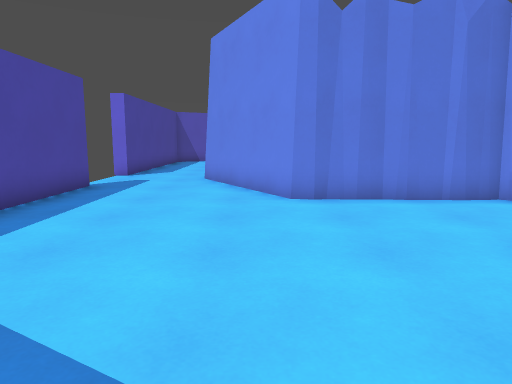
[1] (above)

24 first-person views from a walk through a Godot game level. The camera is 1.3 m above the floor, tilts 8° down and sees 70° across. The floor is counted in squares, 1 m on a side. Each view is taken from the middle of a square. On the plan, view 1 faces up. The plan holds only what a view shows up to about 15 squares ahead; the rest is blank.

[2]
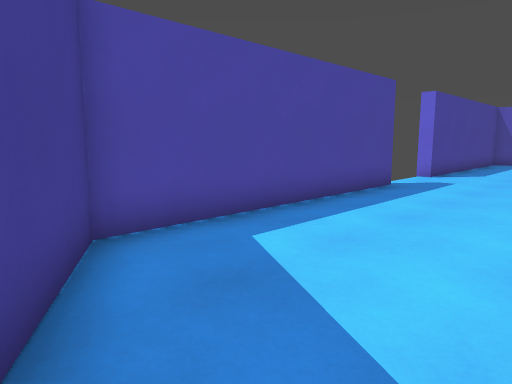

[3]
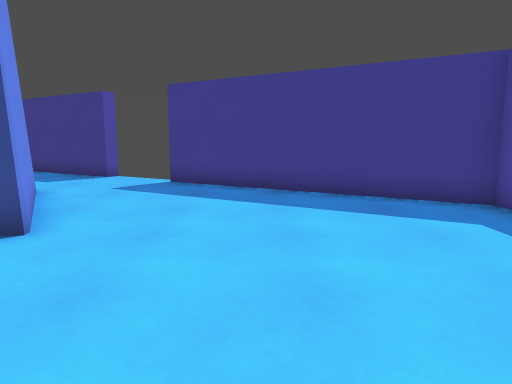

[4]
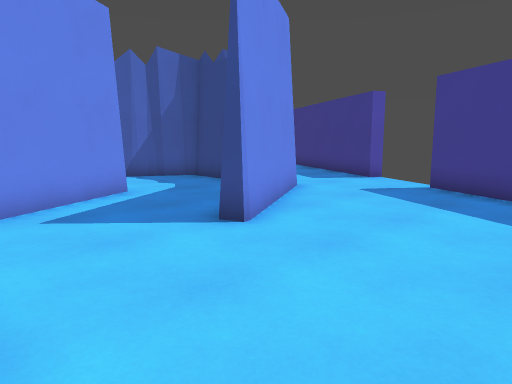

[5]
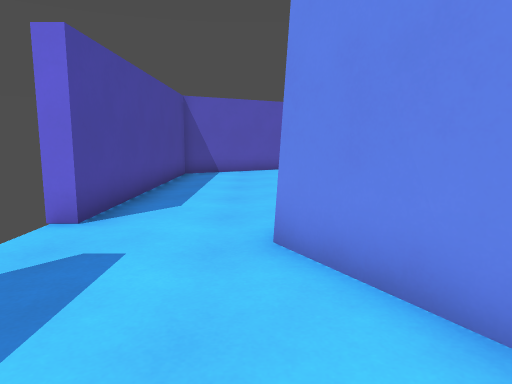

[6]
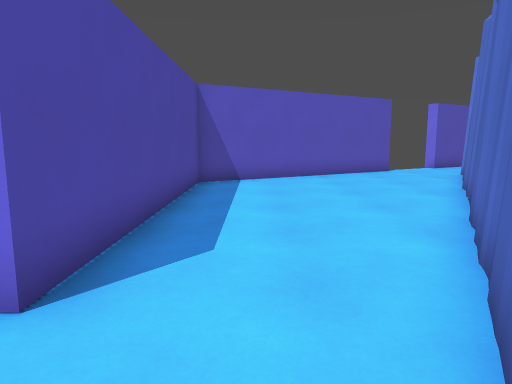

[7]
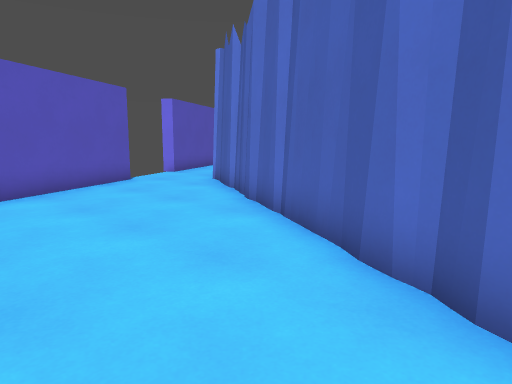

[8]
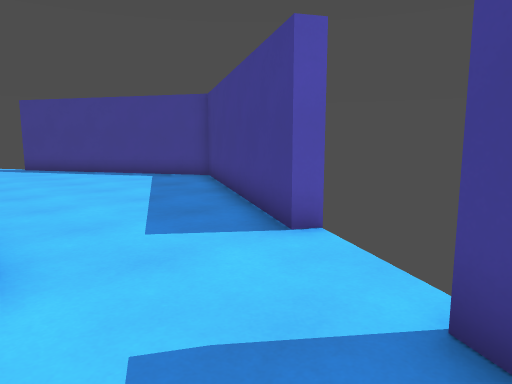

[9]
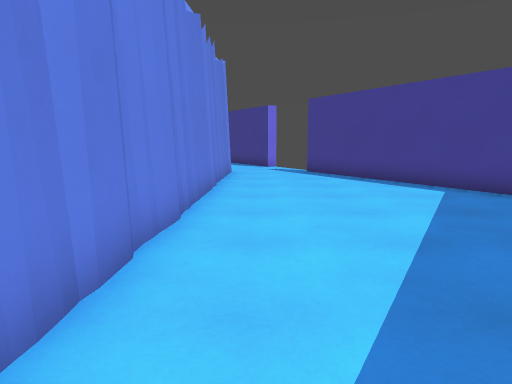

[10]
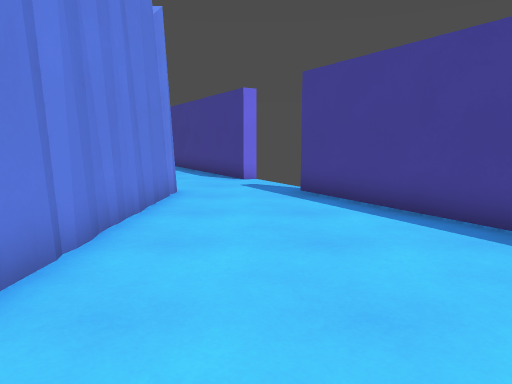

[11]
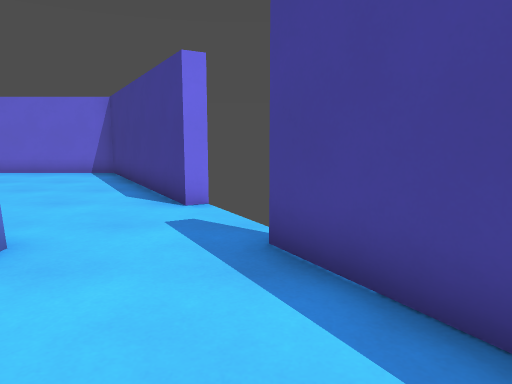

[12]
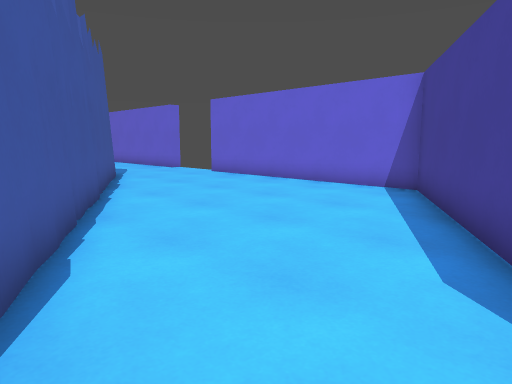

[13]
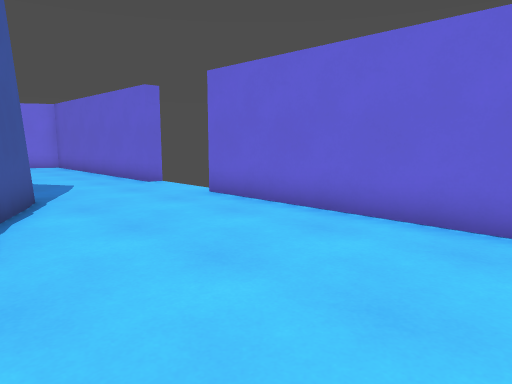

[14]
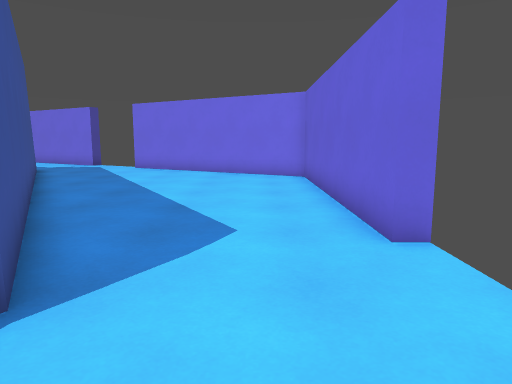

[15]
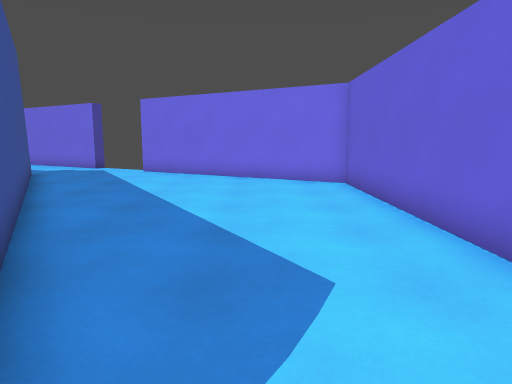

[16]
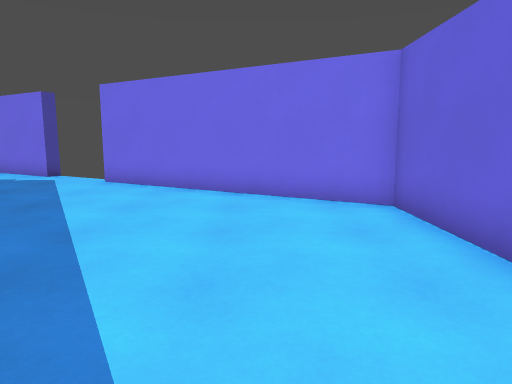

[17]
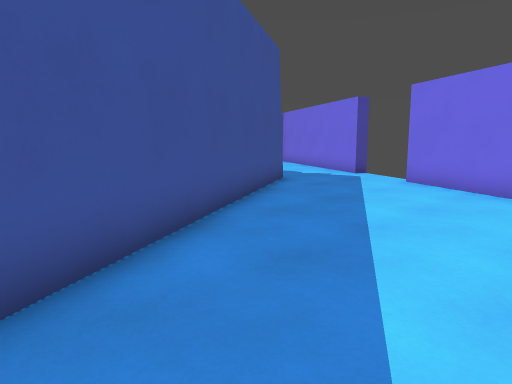

[18]
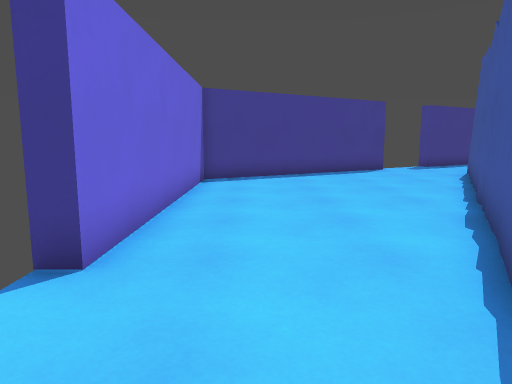

[19]
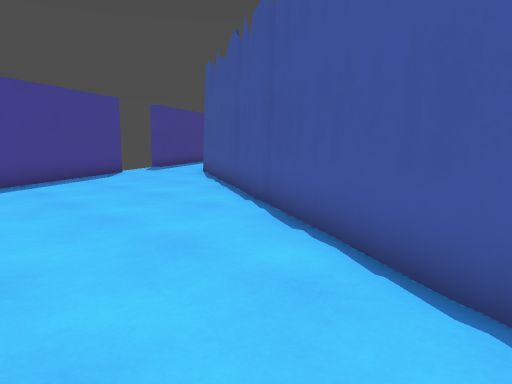

[20]
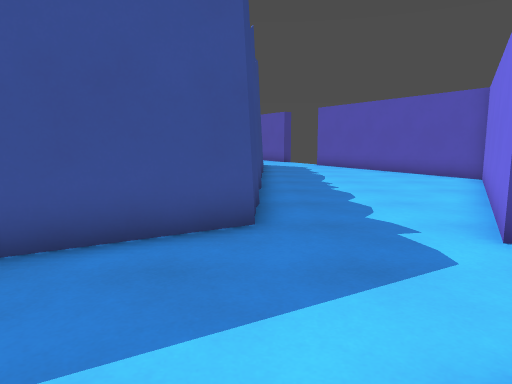

[21]
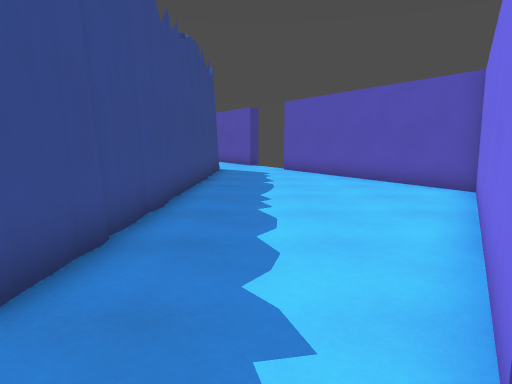

[22]
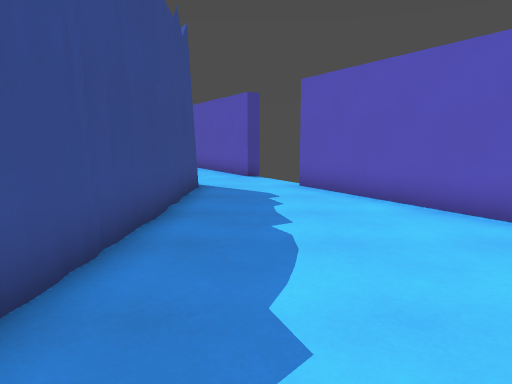

[23]
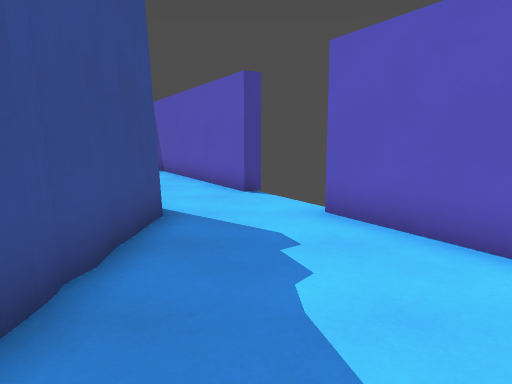

[24]
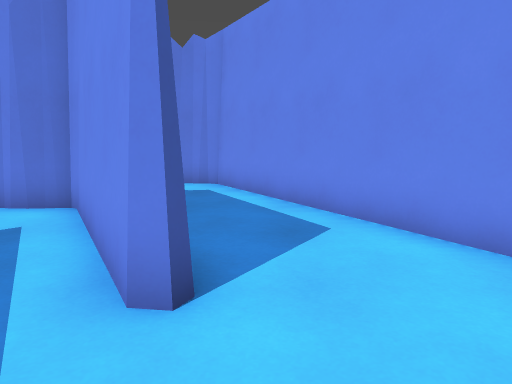

### Floor plan
Ten units are one square. View 1 is at (0, 0); x grows to the right and y downward. Boxes are objects, and circles mark ways between rooms. Rooms are numbered by the first view taken in them; rooms with no view inside come last. Other rooms are left out.
<svg viewBox="-59 -331 378 421">
<path fill="none" stroke="#000" d="M33 -79 8 -83 -18 -127M47 -80 15 -81M62 -68 55 -81 45 -80M29 -83 24 -82M18 -81 13 -81M58 4 32 -40 37 -42M76 4 70 4M79 5 74 5M83 6 78 5M92 5 89 6M-16 -130 -2 -154M-8 -142 -6 -147M-48 -105 -48 -18 27 26M115 6 110 7M-1 -156 2 -161M50 46 53 41 130 85 206 41M2 -160 6 -170M5 -168 9 -174M8 -172 26 -205M19 -188 22 -192M155 8 150 7M19 -192 21 -197M25 -204 27 -209M30 -212 38 -232M176 9 163 7 149 9M32 -217 37 -224 38 -229M39 -227 42 -233M204 10 81 4M12 -258 -48 -224 -48 -136 -54 -136M99 6 92 5M270 -117 268 -111M314 -136 308 -136 308 -222 232 -266M250 -79 247 -74M248 -76 246 -70M244 -68 243 -63M238 -55 235 -51M230 -43 229 -38M206 1 204 7M232 26 308 -18 308 -105 312 -105M194 -249 271 -117 207 2M207 -287 204 -282M234 -30 232 -26M122 -253 135 -251M112 -252 116 -251 121 -252M125 -251 130 -251M99 -253 103 -252M140 -251 148 -251 154 -250 160 -250M92 -253 194 -249M82 -253 88 -252M156 -248 161 -249M75 -251 94 -253M167 -251 180 -249M167 -250 172 -249M59 -254 77 -253M47 -241 49 -245M204 -282 128 -326 54 -282M43 -234 46 -239M41 -233 47 -243M24 -272 27 -267 12 -258M84 -37 80 -38 62 -68M120 -50 79 -121 67 -122M114 -11 116 -16M79 -120 74 -122M112 -9 119 -20M87 1 104 3M100 2 104 2 108 -1 116 -18"/>
<circle cx="210" cy="23" r="3" fill="#2a7"/>
<circle cx="30" cy="-247" r="3" fill="#2a7"/>
<circle cx="45" cy="-55" r="3" fill="#2a7"/>
<circle cx="210" cy="-270" r="3" fill="#2a7"/>
<text x="40" y="-60">1</text>
<text x="280" y="-120">2</text>
<text x="120" y="-280">3</text>
<text x="80" y="-60">4</text>
</svg>
Room 1 opens to room 2. Room 1 opens to room 3. Room 1 opens to room 4. Room 2 opens to room 3.

Where each view was taken, in squares from view 1:
view 1: 0 up, 0 right, facing up
view 2: 0 up, 0 right, facing up-left
view 3: 9 up, 0 right, facing down
view 4: 8 up, 1 left, facing down-right
view 5: 8 up, 2 left, facing up
view 6: 11 up, 3 left, facing up
view 7: 15 up, 3 left, facing up-right
view 8: 0 up, 2 right, facing down-right
view 9: 2 down, 5 right, facing right
view 10: 3 down, 11 right, facing right
view 11: 4 down, 16 right, facing right
view 12: 2 down, 21 right, facing up-right
view 13: 3 up, 25 right, facing up-right
view 14: 9 up, 29 right, facing up
view 15: 11 up, 28 right, facing up
view 16: 15 up, 28 right, facing up
view 17: 15 up, 28 right, facing up-left
view 18: 14 up, 29 right, facing down
view 19: 12 up, 30 right, facing down-left
view 20: 25 up, 25 right, facing left
view 21: 27 up, 22 right, facing left
view 22: 27 up, 16 right, facing left
view 23: 27 up, 12 right, facing left
view 24: 1 up, 9 right, facing up
